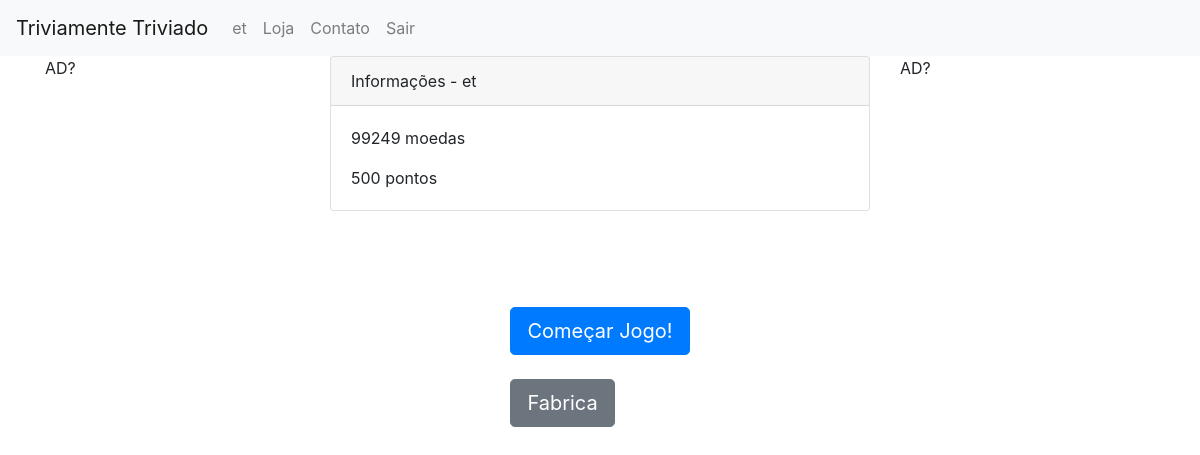
The app's page / (signed in), older data.
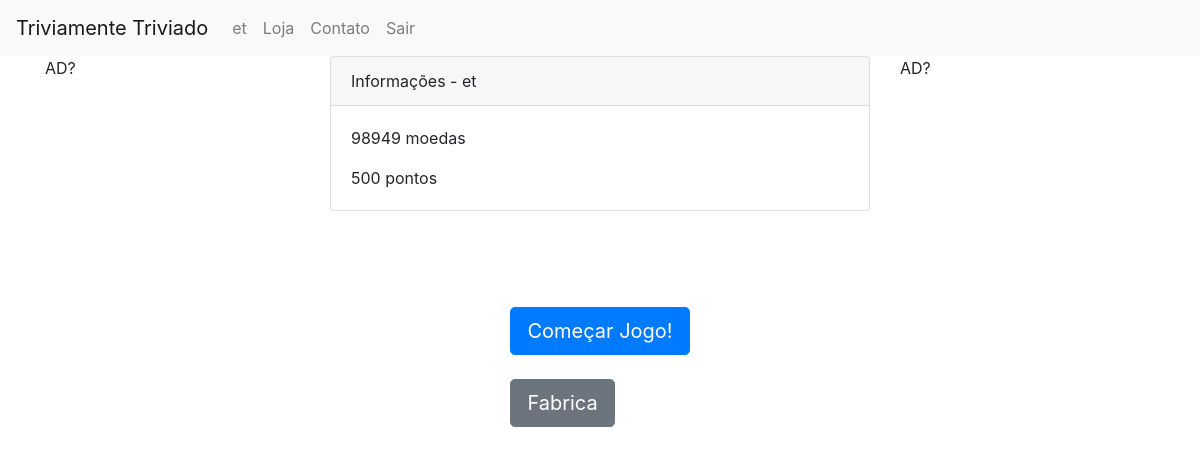
The same page, newer data.
### usuario_perfil/models.py (models this page shows, shortened)
class UserProfile(models.Model):
	GENDER_CHOICES = (
		("M", "Masculino"),
		("F", "Feminino"),
	)
	user = models.OneToOneField(User, related_name='user', on_delete=models.CASCADE)
	nome = models.CharField('nome', max_length=100)
	age = models.IntegerField('age')
	gender = models.CharField('gender', max_length=9, choices=GENDER_CHOICES, default="M")
	regioes = models.ManyToManyField(Regiao, blank=True, default=None)
	idiomas = models.ManyToManyField(Idioma, blank=True, default=None)
	premium = models.BooleanField('premium', default=False)

### value/models.py (models this page shows, shortened)
class Carteira(models.Model):
	pontos = models.IntegerField('pontos', default=0)
	moedas = models.IntegerField('moedas', default=1000)
	cartas = models.ManyToManyField(Carta, blank=True, default=None)
	user = models.OneToOneField(User, related_name='usuario_carteira', on_delete=models.CASCADE, null=True, blank=True)
	comentario = models.CharField('comentario', max_length=100, default="carteira_usuario")

### stacksup/views.py (the view)
# urls.py: path('', views.Index.as_view())
class Index(View):
	def get(self, request):
		values = {}
		if request.user.is_authenticated:
			user = UserProfile.objects.filter(nome=request.user)
			carteira = Carteira.objects.filter(user=request.user).first()
			user = user.first()
		else:
			return HttpResponseRedirect("/login")
		values['usuario'] = user
		values['carteira'] = carteira
		return render(
		request,
		'stacksup/index.html',
		context=values,
		)

### stacksup/templates/stacksup/index.html
{% extends "base_generic.html" %}
{% block content %}
<div class="card">
  <div class="card-header">
  	Informações -  {{ usuario.nome }}
    </div>
  <div class="card-body">
    <p class="card-text">
    	{{ carteira.moedas }} moedas
    </p>
    <p class="card-text">
    	{{ carteira.pontos }} pontos
    </p>
  </div>
</div>
<br/><br/>
    	<br/><br/>
	<div class="container">
		<div class="row">
			<div class="col-sm">
			</div>
			<div class="col-sm">
			<a type="button" class="btn btn-primary btn-lg" href="nova_partida/">
				Começar Jogo!
			</a>
			<br/><br/>
			<a type="button" class="btn btn-secondary btn-lg" href="fabrica/">
				Fabrica
			</a>
			</div>
			<div class="col-sm">
			</div>
		</div>
	</div>
{% endblock %}

### templates/base_generic.html (shortened to what this page needs)
<!DOCTYPE HTML>
<html lang="en">
    <head>
        {% load staticfiles %}
        {% load static %}
        <link href="{% static 'bootstrap-4/css/bootstrap.css' %}" rel="stylesheet">
        <link href="{% static 'cs/adulterado.css' %}" rel="stylesheet">
    </head>
    <body>
        <nav class="navbar navbar-expand-lg navbar-light bg-light">
          <a class="navbar-brand" href="/">Triviamente Triviado</a>
          <div class="collapse navbar-collapse" id="navbarNavDropdown">
            <ul class="navbar-nav">
                        {% if user.is_authenticated %}
                            <li class="nav-item"><a class="nav-link" href="/cadastro/">
                                {{ user.user.nome }}
                            </a></li>
                            <li class="nav-item"><a class="nav-link" href="/#/">
                                Loja
                            </a></li>
                            <li class="nav-item"><a class="nav-link" href="/contato">
                                Contato
                            </a></li>
                            <li class="nav-item"><a class="nav-link" href="/logout/">Sair</a></li>
                        {% else %}
                            <li class="nav-item"><a class="nav-link" href="/login/">Login</a></li>
                            <li class="nav-item"><a class="nav-link" href="/signup/">Cadastro</a></li>
                        {% endif %}
            </ul>
          </div>
        </nav>
        <div class="container">
            <div class="row">
                <div class="col">
                    AD?
                </div>
                <div class="col-6">
                    {% block content %}
                    {% endblock %}
                </div>
                <div class="col">
                    AD?
                </div>
            </div>
        </div>
    </body>
</html>

Row changes from the older to the newer data that the page shows:
changed Carteira: moedas "99249" → "98949"
